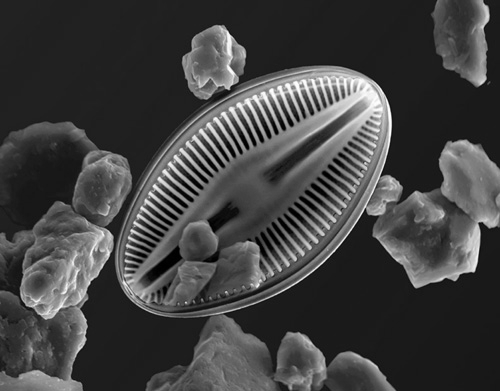
%> input picture input_images/hudson_diatomE.pgm, 500 x 391 px
$ octave run_test.m   (GNU Octave 9; MATLAB toolbox functions it lacks are replaced by stand-ins)
%> lines starting %> are read from the running program, lines starting %| are printed output that depends on the picture
### legacy/psnr.m
function val=psnr(ima,orig)

diff=double(orig)-double(ima);
eqm=mean(mean(mean(diff.*diff)));
val=10.0*log10(255.0*255.0/eqm);

### legacy/saltpepper.m
function resu=saltpepper(ima,percent)

resu=ima;
uni=rand(size(ima));
ind=find(uni<percent);
resu(ind)=255;
ind=find(uni<percent*0.5);
resu(ind)=0;

### legacy/bilateralfilter.m
function result = bilateralfilter(varargin)
%BILATERALFILTER smooth an image while preserving strong edges
%
%    BILATERALFILTER(I) returns the filtered image with same
%    M-by-N size as I.
%
%    BILATERALFILTER(I,hwsize) returns the filtered image using
%    a window of half size hwsize. Default value for hwsize is
%    set to 2.
%
%    BILATERALFILTER(I,hwsize,sscale) returns the filtered image
%    using a Gaussian spatial weight with scale sscale. The
%    weight is one when sscale is set to 0. Default value for
%    sscale is set to 1.5.
%
%    BILATERALFILTER(I,hwsize,sscale,iscale) returns the
%    filtered image using a Gaussian intensity weight with scale
%    iscale. Default value for iscale is set 10.
%
%    See also ROBUSTBILATERALFILTER, JOINTCROSSBILATERALFILTER,
%    GUIDEDBILATERALFILTER.
%
%    References:
%      [2] "Bilateral Filtering for Gray and Color Images",
%      C. Tomasi and R. Manduchi,
%      in ICCV, 1998, p. 839-846.
%
%      [1] "The Guided Bilateral Filter: When the Joint/Cross
%      Bilateral Filter Becomes Robust",
%      L. Caraffa, J.-P. Tarel and P. Charbonnier,
%      in IEEE Transaction on Image Processing, 24:(4),
%      p. 1199-1208, April 2015.
%      http://perso.lcpc.fr/tarel.jean-philippe/publis/ip15.html
%
%   Copyright 2015 IFSTTAR.
%   $Revision: 0.0.0.2 $  $Date: 2015/07/10 14:38:00 $

% Check number of parameters
narginchk(1,4);

% Check validity of the input parameters
I = varargin{1};
validateattributes(I,{'uint8'},{'real', 'nonempty', 'finite', 'nonsparse'}, mfilename,'I or RGB',1);

if (nargin>1)
	hwsize = int32(varargin{2});
	if (numel(hwsize)~=1) || (max(hwsize(:))>min(size(I,1),size(I,2))/4) || (min(hwsize(:))<0)
		msg1 = sprintf('%s: half windows size has to be', upper(mfilename));
  		msg2 = 'a non-negative number between 0 and 1/4th of the image size.';
  		eid = sprintf('%s:outOfRangeHalfWindowSize',mfilename);
  		error(eid,'%s %s',msg1,msg2);
	end
else
	hwsize=int32(2);
end
if (nargin>2)
	sscale=single(varargin{3});
	if (numel(sscale)~=1) || (min(sscale(:))<0)
		msg1 = sprintf('%s: spatial scale has to be', upper(mfilename));
  		msg2 = 'a non-negative number.';
  		eid = sprintf('%s:outOfRangeSpatialScale',mfilename);
  		error(eid,'%s %s',msg1,msg2);
	end
else
	sscale=single(1.5);
end
if (nargin>3)
	iscale=single(varargin{4});
	if (numel(iscale)~=1) || (min(iscale(:))<=0)
		msg1 = sprintf('%s: intensity scale has to be', upper(mfilename));
  		msg2 = 'a positive number.';
  		eid = sprintf('%s:outOfRangeIntensityScale',mfilename);
  		error(eid,'%s %s',msg1,msg2);
	end
else
	iscale=single(10.0);
end

result = bilateralfilter_mex(I, hwsize, sscale, iscale);

if (nargout==0)
	imshow(result);
end

### legacy/run_test.m

% read image
imafilename = 'hudson_diatomE.pgm';
%imafilename = 'peppers.ppm';
orig = imread(imafilename);
%> orig is the input picture: size 391x500 uint8; min 0, max 255, mean 65.7

% read guide image
guidefilename = 'hudson_diatomE-Guide.pgm';
%guidefilename = 'peppers-Guide.ppm';
guide = imread(guidefilename);
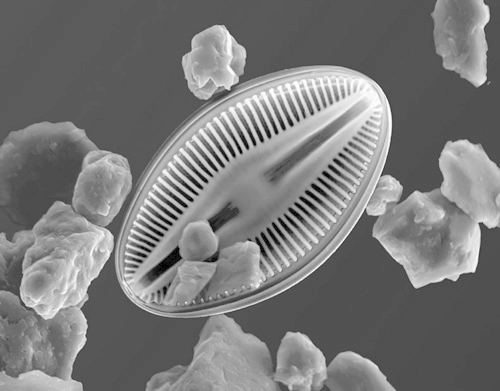
%> input picture input_images/hudson_diatomE-Guide.pgm, 500 x 391 px
%> guide is the input picture: size 391x500 uint8; min 0, max 255, mean 121.1
psnr_guide=psnr(orig,guide)
%> in psnr, `diff=double(orig)-double(ima);`:
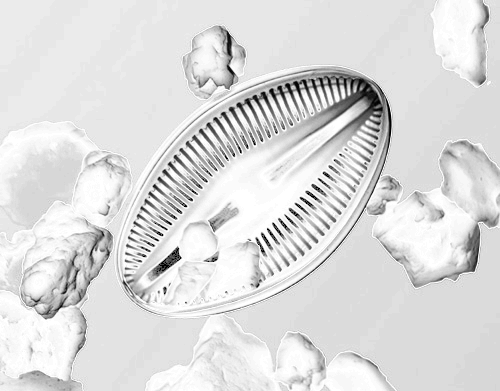
%> diff: size 391x500 double; min 0, max 64, mean 55.4; drawn with min black and max white
%> in psnr, `eqm=mean(mean(mean(diff.*diff)));`: eqm = 3148.3
%> in psnr, `val=10.0*log10(255.0*255.0/eqm);`: val = 13.15
%> psnr_guide = 13.15

% gaussian noise
nstd=10.0;
noisy1 = uint8(double(orig)+randn(size(orig))*nstd);
figure(1), imshow(noisy1), title('With Gaussian noise');
psnr_noisy1=psnr(orig,noisy1)
%> in psnr (call 2), `diff=double(orig)-double(ima);`:
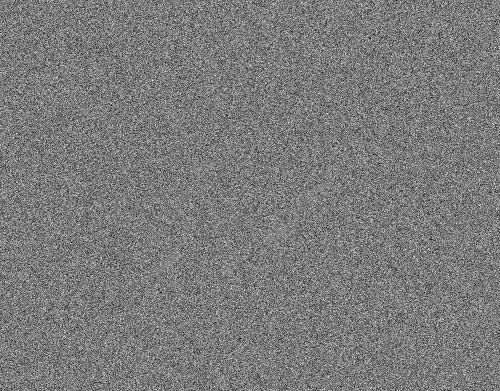
%> diff: size 391x500 double; min -41, max 44, mean 0; drawn with min black and max white
%> in psnr (call 2), `eqm=mean(mean(mean(diff.*diff)));`: eqm = 99.03
%> in psnr (call 2), `val=10.0*log10(255.0*255.0/eqm);`: val = 28.17
%> psnr_noisy1 = 28.17

% gaussian and salt and pepper noise
nper=0.1;
noisy2 = saltpepper(noisy1,nper);
%> in saltpepper, `resu(ind)=0;`:
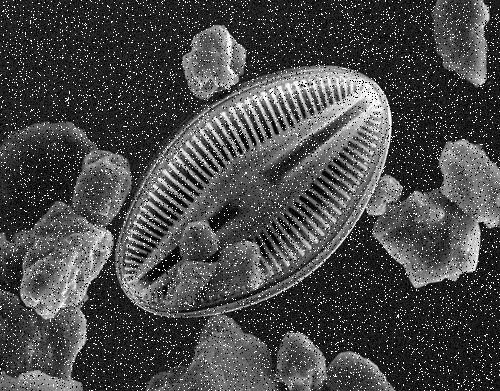
%> resu: size 391x500 uint8; min 0, max 255, mean 72
figure(2), imshow(noisy2), title('With Gaussian and salt and pepper noise');
psnr_noisy2=psnr(orig,noisy2)
%> in psnr (call 3), `diff=double(orig)-double(ima);`:
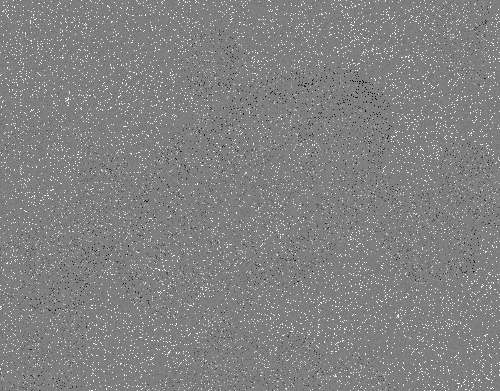
%> diff: size 391x500 double; min -254, max 255, mean 6.3; drawn with min black and max white
%> in psnr (call 3), `eqm=mean(mean(mean(diff.*diff)));`: eqm = 2372.3
%> in psnr (call 3), `val=10.0*log10(255.0*255.0/eqm);`: val = 14.38
%> psnr_noisy2 = 14.38

% half size of the filtering window
hwsize=2;
% spatial scale
sscale=1.0;

bf_res1=bilateralfilter(noisy1, hwsize, sscale, nstd);
%> in bilateralfilter, `hwsize = int32(varargin{2});`: hwsize = 2
%> in bilateralfilter, `sscale=single(varargin{3});`: sscale = 1
%> in bilateralfilter, `iscale=single(varargin{4});`: iscale = 10
%> the run ends on the next line
